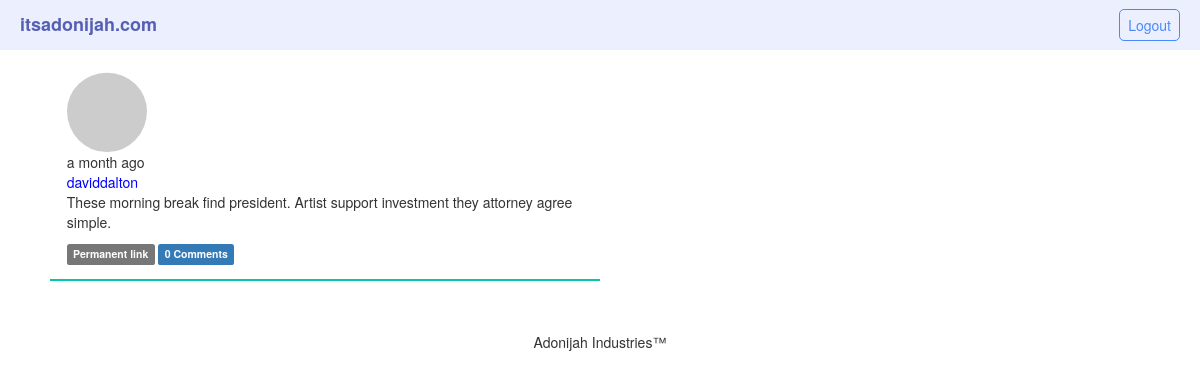
Screenshot of /post/1 (signed in) with the database file from the repository.
### app/models.py (models this page shows, shortened)
class Post(db.Model):
    __tablename__='posts'
    id=db.Column(db.Integer,primary_key=True)
    body=db.Column(db.Text)
    timestamp=db.Column(db.DateTime,index=True,default=datetime.utcnow)
    body_html=db.Column(db.Text)
    author_id=db.Column(db.Integer,db.ForeignKey('users.id'))
    comments=db.relationship('Comment',backref='post',lazy='dynamic')

class User(UserMixin,db.Model):
    __tablename__='users'
    id=db.Column(db.Integer,primary_key=True,autoincrement=True)
    email=db.Column(db.String(64),unique=True,index=True)
    name=db.Column(db.String(64))
    username=db.Column(db.String(64),unique=True,index=True)
    password_hash=db.Column(db.String(128))
    confirmed=db.Column(db.Boolean,default=False)
    location=db.Column(db.String(64))
    about_me=db.Column(db.Text())
    member_since=db.Column(db.DateTime(),default=datetime.utcnow)
    last_seen=db.Column(db.DateTime(),default=datetime.utcnow)
    avatar_hash=db.Column(db.String(64))
    role_id=db.Column(db.Integer,db.ForeignKey('roles.id'))
    posts=db.relationship('Post',backref='author',lazy='dynamic')
    followed=db.relationship('Follow',foreign_keys=[Follow.follower_id],backref=db.backref('follower', lazy='joined'), lazy='dynamic', cascade='all, delete-orphan')
    followers = db.relationship('Follow', foreign_keys=[Follow.followed_id], backref=db.backref('followed', lazy='joined'), lazy='dynamic', cascade='all, delete-orphan')
    comments=db.relationship('Comment',backref='author',lazy='dynamic')
    @property
    def password(self):
        raise AttributeError('Password is not a readable attribute')
    def can(self,perm):
        return self.role is not None and self.role.has_permission(perm)
    def is_administrator(self):
        return self.can(Permission.ADMIN)
    def ping(self):
        self.last_seen=datetime.utcnow()
        db.session.add(self)
        db.session.commit()
    def gravatar(self,size=100,default='identicon',rating='g'):
        if request.is_secure:
            url = 'https://secure.gravatar.com/avatar'
        else:
            url = 'http://www.gravatar.com/avatar'
        hash = hashlib.md5(self.email.lower().encode('utf-8')).hexdigest()
        return '{url}/{hash}?s={size}&d={default}&r={rating}'.format(url=url, hash=hash, size=size, default=default, rating=rating)

### app/main/views.py (the view, shortened to what this page needs)
@main.route('/post/<int:id>')
def post(id):
    post=Post.query.get_or_404(id)
    form = CommentForm()
    page = request.args.get('page', 1, type=int)
    if page == -1:
        page = (post.comments.count() - 1) // current_app.config['MICROBLOG_COMMENTS_PER_PAGE'] + 1
    pagination = post.comments.order_by(Comment.timestamp.asc()).paginate(page,per_page=current_app.config['MICROBLOG_COMMENTS_PER_PAGE'], error_out=False)
    comments = pagination.items
    return render_template('post.html', posts=[post], form=form,comments=comments, pagination=pagination)

### app/main/__init__.py (called while the page is built)
@main.app_context_processor
def inject_permission():
    return dict(Permission=Permission)

### app/main/views.py (called while the page is built)
@main.after_app_request
def after_request(response):
    for query in get_debug_queries():
        if query.duration >= current_app.config['MICROBLOG_SLOW_DB_QUERY_TIME']:
            current_app.logger.warning('Slow query: %s\nParameters: %s\nDuration: %fs\nContext: %s\n'% (query.statement, query.parameters, query.duration, query.context))
    return response

@main.before_app_request
def before_request():
    if current_user.is_authenticated and not current_user.confirmed and request.blueprint !='main' and request.endpoint !='static':
        return redirect(url_for('main.unconfirmed'))

@main.before_app_request
def before_request():
    if current_user.is_authenticated:
        current_user.ping()
        if not current_user.confirmed and request.endpoint and request.blueprint !='main' and request.endpoint != 'static':
            return redirect(url_for('main.unconfirmed'))

### app/models.py (called while the page is built)
@login_manager.user_loader
def load_user(user_id):
    return User.query.get(int(user_id))

### app/templates/post.html (shortened to what this page needs)
{% extends "base.html" %}
{% block content %}
{% include '_posts.html' %}
{{super()}}
{% endblock %}

### app/templates/_posts.html (shortened to what this page needs)
<ul class="posts">
{% for post in posts %}
    <li class="post">
        <div class="profile-thumbnail">
            <a href="{{ url_for('main.user', username=post.author.username) }}"><img class="img-circle profile-thumbnail" src="{{ post.author.gravatar(size=40) }}"></a>
        </div>
        <div class="post-date">
            {{ moment(post.timestamp).fromNow() }}
        </div>
        <div class="post-author">
            <a href="{{ url_for('main.user', username=post.author.username) }}"> {{ post.author.username }}</a>
        </div>
        <div class="post-body">
            {% if post.body_html %}
                {{ post.body_html | safe }}
            {% else %}
                {{ post.body }}
            {% endif %}
            <div class="post-footer">
                <a href="{{ url_for('main.post', id=post.id) }}"><span class="label label-default">Permanent link</span></a>
                <a href="{{ url_for('main.post', id=post.id) }}#comments">
                    <span class="label label-primary">{{ post.comments.count() }} Comments</span>
                </a>
            </div>
        </div>
    </li>
{% endfor %}
</ul>

### app/static/styles/styles.css (style rules this page uses)
:root { box-sizing: border-box; }
body { font: 'Ariel', 'sans-serif'; }
ul { list-style: none; height: 100%; display: flex; align-items: center; justify-content: space-around; }
ul a { color: white; }
ul li { padding: 5px; margin-left: 10px; }
.posts { display: flex; flex-direction: column; }
.post { flex: 1; padding: 1.2em; align-items: left; border-bottom: 2px solid rgb(7, 197, 172); }
.post-author>a { color: blue !important; }
.profile-thumbnail { margin-right: -5em; padding-top: .2em; }
@media (min-width:560px) { .posts { display: flex; max-width: 50%; flex-direction: column; justify-content: left; } }
@media (min-width:560px) { .post { display: flex; flex-direction: column; justify-content: left; } }

### rows the page displays
Post: timestamp "a month ago", author.username "daviddalton", body_html "These morning break find president. Artist support investment they attorney agree simple.", comments.count "0"
